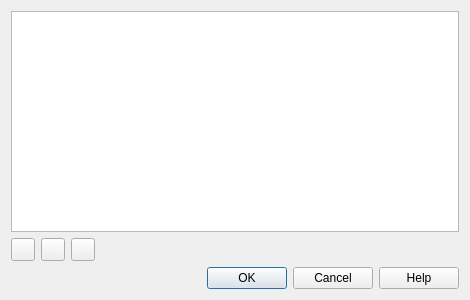
<?xml version="1.0" encoding="UTF-8"?>
<ui version="4.0">
 <class>ProfileDialog</class>
 <widget class="QDialog" name="ProfileDialog">
  <property name="geometry">
   <rect>
    <x>0</x>
    <y>0</y>
    <width>470</width>
    <height>300</height>
   </rect>
  </property>
  <property name="windowTitle">
   <string>Wireshark: Configuration Profiles</string>
  </property>
  <layout class="QVBoxLayout" name="verticalLayout">
   <item>
    <widget class="QTreeWidget" name="profileTreeWidget">
     <property name="rootIsDecorated">
      <bool>false</bool>
     </property>
     <property name="uniformRowHeights">
      <bool>true</bool>
     </property>
     <property name="itemsExpandable">
      <bool>false</bool>
     </property>
     <property name="headerHidden">
      <bool>true</bool>
     </property>
     <property name="expandsOnDoubleClick">
      <bool>false</bool>
     </property>
     <property name="columnCount">
      <number>1</number>
     </property>
     <column>
      <property name="text">
       <string notr="true">Name</string>
      </property>
     </column>
    </widget>
   </item>
   <item>
    <layout class="QHBoxLayout" name="horizontalLayout" stretch="0,0,0,0,1">
     <item>
      <widget class="QToolButton" name="newToolButton">
       <property name="toolTip">
        <string>Create a new profile using default settings.</string>
       </property>
       <property name="text">
        <string/>
       </property>
       <property name="icon">
        <iconset resource="../../image/toolbar.qrc">
         <normaloff>:/stock/plus-8.png</normaloff>:/stock/plus-8.png</iconset>
       </property>
      </widget>
     </item>
     <item>
      <widget class="QToolButton" name="deleteToolButton">
       <property name="toolTip">
        <string>Remove this profile.</string>
       </property>
       <property name="icon">
        <iconset resource="../../image/toolbar.qrc">
         <normaloff>:/stock/minus-8.png</normaloff>:/stock/minus-8.png</iconset>
       </property>
      </widget>
     </item>
     <item>
      <widget class="QToolButton" name="copyToolButton">
       <property name="toolTip">
        <string>Copy this profile.</string>
       </property>
       <property name="text">
        <string/>
       </property>
       <property name="icon">
        <iconset resource="../../image/toolbar.qrc">
         <normaloff>:/stock/copy-8.png</normaloff>:/stock/copy-8.png</iconset>
       </property>
      </widget>
     </item>
     <item>
      <spacer name="horizontalSpacer">
       <property name="orientation">
        <enum>Qt::Horizontal</enum>
       </property>
       <property name="sizeHint" stdset="0">
        <size>
         <width>40</width>
         <height>20</height>
        </size>
       </property>
      </spacer>
     </item>
     <item>
      <widget class="ElidedLabel" name="pathLabel">
       <property name="sizePolicy">
        <sizepolicy hsizetype="Expanding" vsizetype="Preferred">
         <horstretch>1</horstretch>
         <verstretch>0</verstretch>
        </sizepolicy>
       </property>
       <property name="text">
        <string/>
       </property>
       <property name="alignment">
        <set>Qt::AlignRight|Qt::AlignTrailing|Qt::AlignVCenter</set>
       </property>
       <property name="openExternalLinks">
        <bool>true</bool>
       </property>
      </widget>
     </item>
    </layout>
   </item>
   <item>
    <widget class="QDialogButtonBox" name="buttonBox">
     <property name="orientation">
      <enum>Qt::Horizontal</enum>
     </property>
     <property name="standardButtons">
      <set>QDialogButtonBox::Cancel|QDialogButtonBox::Help|QDialogButtonBox::Ok</set>
     </property>
    </widget>
   </item>
  </layout>
 </widget>
 <customwidgets>
  <customwidget>
   <class>ElidedLabel</class>
   <extends>QLabel</extends>
   <header>elided_label.h</header>
  </customwidget>
 </customwidgets>
 <resources>
  <include location="../../image/toolbar.qrc"/>
 </resources>
 <connections>
  <connection>
   <sender>buttonBox</sender>
   <signal>accepted()</signal>
   <receiver>ProfileDialog</receiver>
   <slot>accept()</slot>
   <hints>
    <hint type="sourcelabel">
     <x>248</x>
     <y>254</y>
    </hint>
    <hint type="destinationlabel">
     <x>157</x>
     <y>274</y>
    </hint>
   </hints>
  </connection>
  <connection>
   <sender>buttonBox</sender>
   <signal>rejected()</signal>
   <receiver>ProfileDialog</receiver>
   <slot>reject()</slot>
   <hints>
    <hint type="sourcelabel">
     <x>316</x>
     <y>260</y>
    </hint>
    <hint type="destinationlabel">
     <x>286</x>
     <y>274</y>
    </hint>
   </hints>
  </connection>
 </connections>
</ui>
